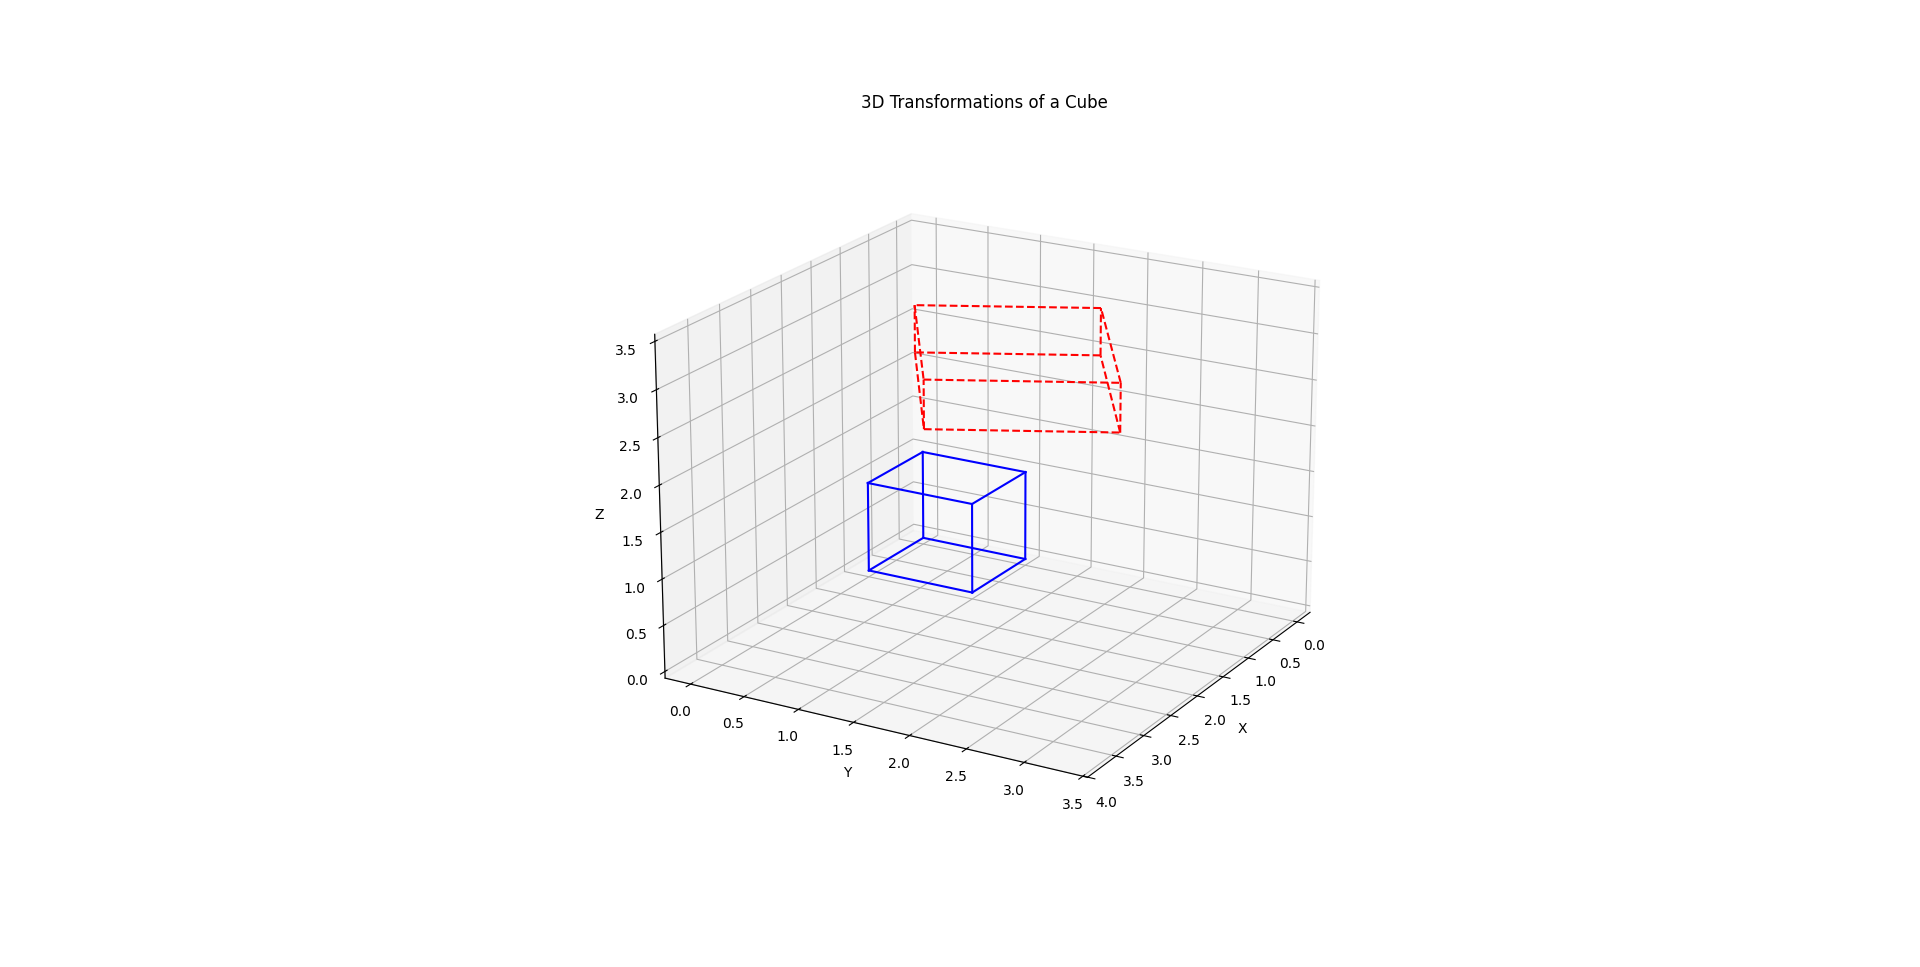

This chart was generated by the following Python code:
import numpy as np
import matplotlib .pyplot as plt
from mpl_toolkits .mplot3d import Axes3D # noqa: F401
def make_unit_cube ():
    pts = np.array ([
    [0, 0, 0, 1],
    [1, 0, 0, 1],
    [1, 1, 0, 1],
    [0, 1, 0, 1],
    [0, 0, 1, 1],
    [1, 0, 1, 1],
    [1, 1, 1, 1],
    [0, 1, 1, 1],
    ]).T
    return pts
def plot_cube (ax , pts , style='b-'):
    edges = [
        (0, 1), (1, 2), (2, 3), (3, 0),
        (4, 5), (5, 6), (6, 7), (7, 4),
        (0, 4), (1, 5), (2, 6), (3, 7)
    ]
    xs , ys , zs = pts [0], pts [1], pts [2]
    for i, j in edges:
        ax.plot(
        [xs[i], xs[j]],
        [ys[i], ys[j]],
        [zs[i], zs[j]],
        style
    )
def transform_points (pts , M):
    return M @ pts
def example_3d_transform ():
    cube = make_unit_cube ()
    S = np.array ([
        [2, 0, 0, 0],
        [0, 1.5, 0, 0],
        [0, 0, 0.5, 0],
        [0, 0, 0, 1]
    ])
    T = np.array([
        [1, 0, 0, 2],
        [0, 1, 0, 1],
        [0, 0, 1, 3],
        [0, 0, 0, 1]
    ])
    theta = np.pi / 6
    Rz = np.array ([
        [np.cos(theta), -np.sin(theta), 0, 0],
        [np.sin(theta), np.cos(theta), 0, 0],
        [0, 0, 1, 0],
        [0, 0, 0, 1]
    ])
    M = T @ Rz @ S
    cube_t = transform_points (cube , M)
    fig = plt.figure(figsize =(8, 6))
    ax = fig. add_subplot(111 , projection ='3d')
    plot_cube (ax , cube , style='b-')
    plot_cube (ax , cube_t , style='r--')
    ax. set_title ("3D Transformations of a Cube")
    ax. set_xlabel ("X")
    ax. set_ylabel ("Y")
    ax. set_zlabel ("Z")
    ax. view_init (elev =20, azim =30)
    plt.show ()

if __name__ == "__main__":
    example_3d_transform()
